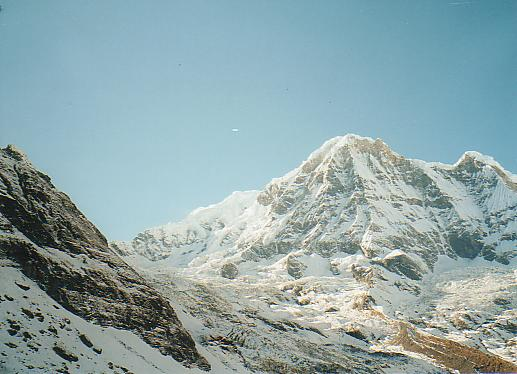
#> input picture task1/data/montain1.jpg, 517 x 374 px
$ python image_matching.py
#> lines starting #> are read from the running program, lines starting #| are printed output that depends on the picture; long printed decimals are rounded
#> further down, img1 is the input picture: shape (374, 517, 3); mean B, G, R 169.1, 166.7, 143.4
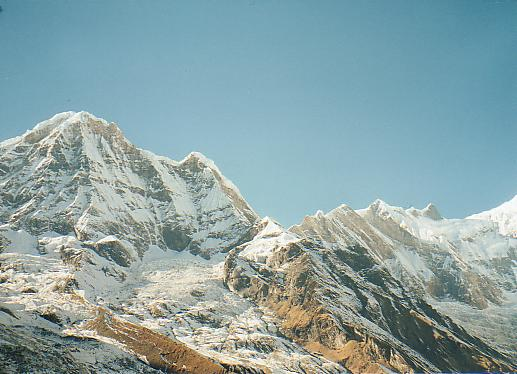
#> input picture task1/data/montain2.jpg, 517 x 374 px
#> further down, img2 is the input picture: shape (374, 517, 3); mean B, G, R 165, 163.3, 138.9
import time
import cv2
import numpy as np
import os

class Image_Matching():
    def __init__(self):
        self.ratio = 0.85
        self.min_match = 10
        # self.sift = cv2.SIFT_create()
    def get_sift(self,img,name):
#> called with name = 'demo'
        img_copy = img.copy()
        gray = cv2.cvtColor(img, cv2.COLOR_BGR2GRAY)
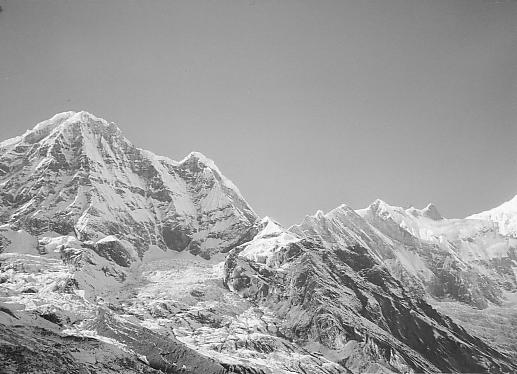
#> gray: shape (374, 517); min 2, max 255, mean 156.2
        sift = cv2.SIFT_create()  # sift为实例化的sift函数
        kp = sift.detect(img, None)  # 找出图像中的关键点
#> kp = 1079 keypoints; strongest (x, y, size): (258, 329, 2), (234, 366, 2), (412, 311, 2.1), (30, 291, 3.9)
        img_draw = cv2.drawKeypoints(img_copy, kp, img_copy)  # 画出图像中的关键点
        kp, dst = sift.detectAndCompute(gray, None)
        path = './results/sift_keypoints_' + str(name) + '.jpg'
        cv2.imwrite(path, img_draw)
        return kp, dst
    def get_info(self,img):
        kp, dst = self.get_sift(img,'demo')
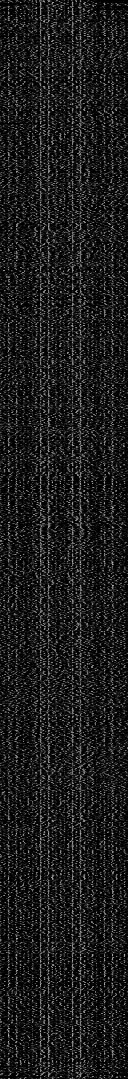
#> dst: shape (1079, 128) float32; min 0, max 190, mean 28.4
        for i in range(1):
            print("关键点", i)
            print("数据类型:", type(kp[i]))
            print("关键点坐标:", kp[i].pt)
            print("邻域直径:", kp[i].size)
            print("方向:", kp[i].angle)
            print("所在的图像金字塔的组:", kp[i].octave)
            print("================")
#> this loop made 1 pass
#| 数据类型: <class 'cv2.KeyPoint'>
#| 关键点坐标: (2.530, 174.065)
#| 方向: 96.370
#| 所在的图像金字塔的组: 9962239
    def get_Homography(self, img1, img2):

        kp1, des1 = self.get_sift(img1,'1')
#> call 2 of get_sift, with name = '1'
#> in get_sift (call 2), `gray = cv2.cvtColor(img, cv2.COLOR_BGR2GRAY)`:
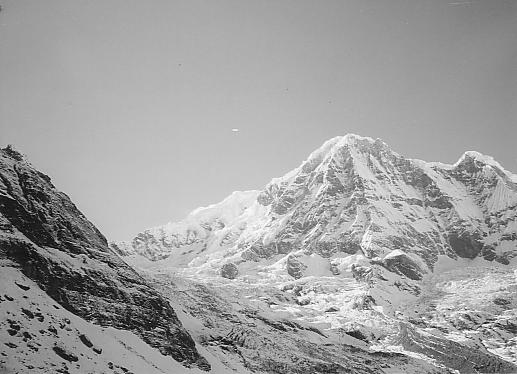
#> gray: shape (374, 517); min 0, max 255, mean 160
#> in get_sift (call 2), `kp = sift.detect(img, None)`: kp = 1032 keypoints; strongest (x, y, size): (68, 322, 2.1), (11, 299, 2.4), (367, 341, 2), (223, 347, 2)
#> kp1 has the same summary as kp in get_sift
        kp2, des2 = self.get_sift(img2,'2')
#> call 3 of get_sift, with name = '2'
#> in get_sift (call 3), `kp = sift.detect(img, None)`: kp = 1079 keypoints; strongest (x, y, size): (258, 329, 2), (234, 366, 2), (412, 311, 2.1), (30, 291, 3.9)
#> in get_sift (call 3), `img_draw = cv2.drawKeypoints(img_copy, kp, img_copy)`:
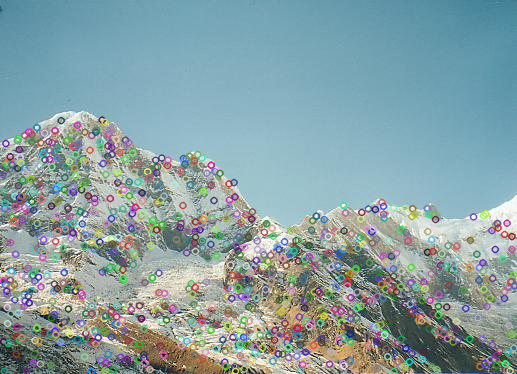
#> img_draw: shape (374, 517, 3); mean B, G, R 163.5, 160.3, 136.4
#> kp2 has the same summary as kp in get_sift
        # kp2, des2 = self.sift.detectAndCompute(img2, None)
        matcher = cv2.BFMatcher()
        raw_matches = matcher.knnMatch(des1, des2, k=2)
#> raw_matches = 1032 matches
        good_points = []
        good_matches = []
        for m1, m2 in raw_matches:
            if m1.distance < self.ratio * m2.distance:
                good_points.append((m1.trainIdx, m1.queryIdx))
                good_matches.append([m1])
#> after the loop, good_matches = 283 matches; good_points = 283 pairs, first value 6 to 1052, second value 30 to 1029
        img_good_matches = cv2.drawMatchesKnn(
            img1, kp1, img2, kp2, good_matches, None, flags=2)
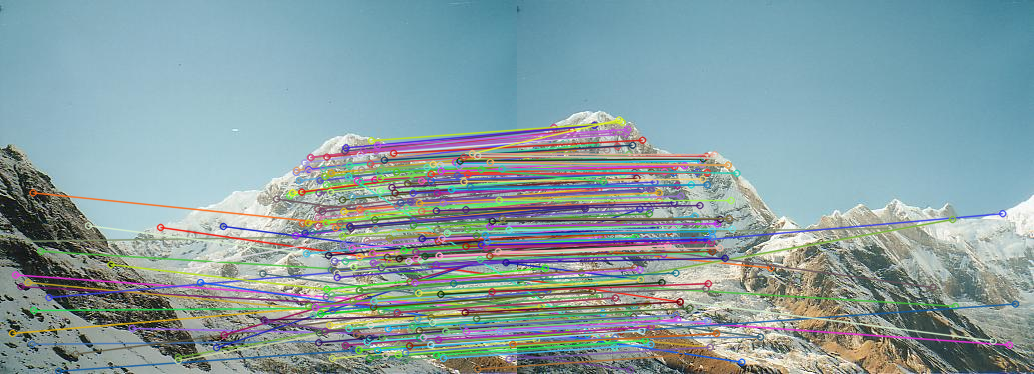
#> img_good_matches: shape (374, 1034, 3); mean B, G, R 161.9, 158.7, 136.3
        img_raw_matches = cv2.drawMatchesKnn(
            img1, kp1, img2, kp2, raw_matches, None, flags=2)
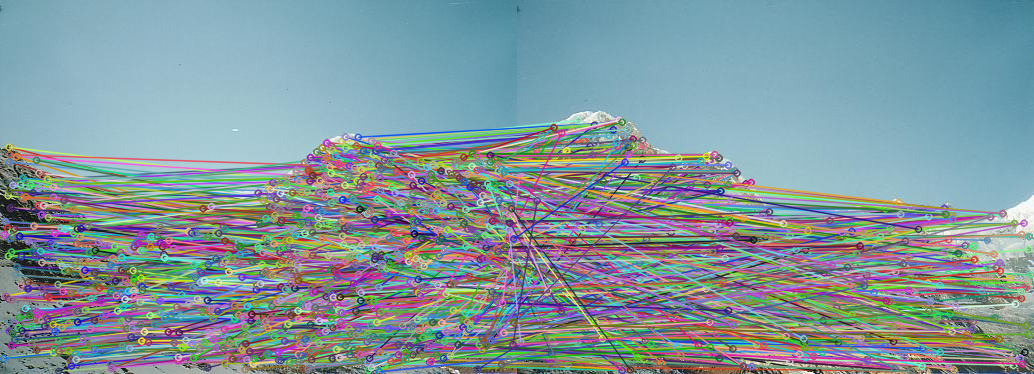
#> img_raw_matches: shape (374, 1034, 3); mean B, G, R 156.2, 150.1, 129.9
        cv2.imwrite('./results/good_matching.jpg', img_good_matches)
        cv2.imwrite('./results/raw_matching.jpg', img_raw_matches)
        if len(good_points) > self.min_match:
            image1_kp = np.float32(
                [kp1[i].pt for (_, i) in good_points])
#> image1_kp = 283 pairs, first value 12.02 to 512.4, second value 140.2 to 370.7
            image2_kp = np.float32(
                [kp2[i].pt for (i, _) in good_points])
#> image2_kp = 283 pairs, first value 4.46 to 498, second value 119.6 to 369.4
            H, status = cv2.findHomography(
                image2_kp, image1_kp, cv2.RANSAC, 5.0)
#> H = [[0.592, 0.13, 258.6], [-0.282, 0.858, 52.12], [-0.000727, -0.000111, 1]]; status = 283 values, max 1 at index 27, min 0 at index 0, mean 0.887
            print("image matching succeed")
            return H


if __name__ == '__main__':

    path1 = '../data/montain1.jpg'
    path2 = '../data/montain2.jpg'
    result_dir = './results/'
    if not os.path.exists(result_dir):
        os.mkdir(result_dir)
    img1 = cv2.imread(path1)
    img2 = cv2.imread(path2)
    macher = Image_Matching()
    macher.get_info(img2)
    H = macher.get_Homography(img1, img2)
